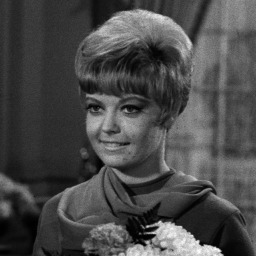
%> input picture woman1.jpg, 256 x 256 px
$ octave task2.m   (GNU Octave 9; MATLAB toolbox functions it lacks are replaced by stand-ins)
%> lines starting %> are read from the running program, lines starting %| are printed output that depends on the picture
clear;clc;
%% Read images
A = imread('woman1.jpg');
%> A is the input picture: size 256x256 uint8; min 0, max 255, mean 73.6
B = imread('woman2.jpg');
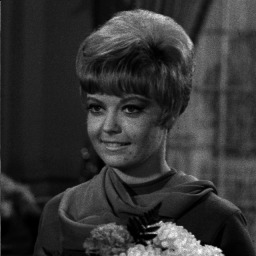
%> input picture woman2.jpg, 256 x 256 px
%> B is the input picture: size 256x256 uint8; min 0, max 255, mean 51.7
C = imread('clown1.jpg');
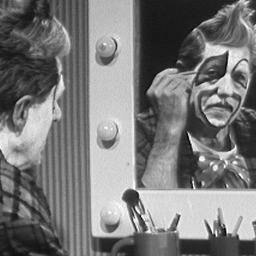
%> input picture clown1.jpg, 256 x 256 px
%> C is the input picture: size 256x256 uint8; min 2, max 255, mean 120.3
%% Histogram
h1 = imhist(A);
%> h1 = 256 values, max 1275 at index 51, min 0 at index 242, mean 256
h2 = imhist(B);
%> h2 = 256 values, max 1941 at index 30, min 0 at index 231, mean 256
%% Contrast Stretching
D = imadjust(A,stretchlim(A));
E = imadjust(B,stretchlim(B));
%% Log & Power Transformation
Ad = im2double(A);
L = Ad;
P = Ad;
c = 5;
[row,col]=size(A);
%> row = 256; col = 256
for x = 1:row
    for y = 1:col
        L(x,y)=c*log(1+Ad(x,y));
        P(x,y)=c*Ad(x,y)^2;
    end
end
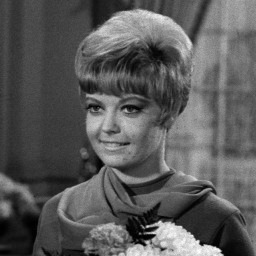
%> L: size 256x256 double; min 0, max 3.47, mean 1.23; drawn with min black and max white
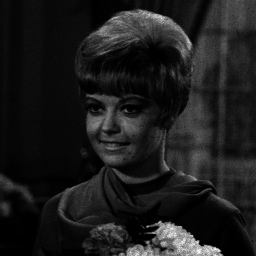
%> P: size 256x256 double; min 0, max 5, mean 0.556; drawn with min black and max white
%% Results
subplot(7,2,1);imshow(A);title('woman1');
subplot(7,2,2);stem(h1);title('woman1');
subplot(7,2,3);imshow(D);title('cs1');
subplot(7,2,4);stem(imhist(D));;title('cs1');
subplot(7,2,5);imshow(B);title('woman2');
subplot(7,2,6);stem(h2);title('woman2');
subplot(7,2,7);imshow(E);title('cs2');
subplot(7,2,8);stem(imhist(E));title('cs2');
subplot(7,2,9);imshow(A);title('woman1')
subplot(7,2,10);stem(imhist(A));title('woman1')
subplot(7,2,11);imshow(L);title('log')
%> after `imshow(L)`:
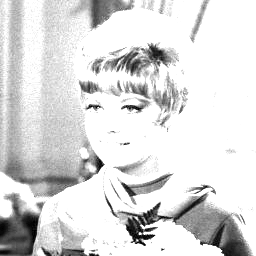
%> displayed picture: size 256x256, on the screen's scale of 0 to 255; min 0, max 255, mean 219.3
subplot(7,2,12);stem(imhist(L));title('log')
subplot(7,2,13);imshow(P);title('power')
%> after `imshow(P)`:
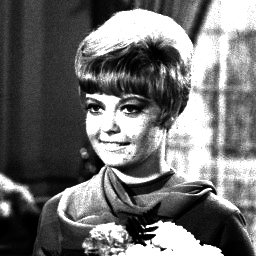
%> displayed picture: size 256x256, on the screen's scale of 0 to 255; min 0, max 255, mean 111.8
subplot(7,2,14);stem(imhist(P));title('power')
%> after `title('power')`:
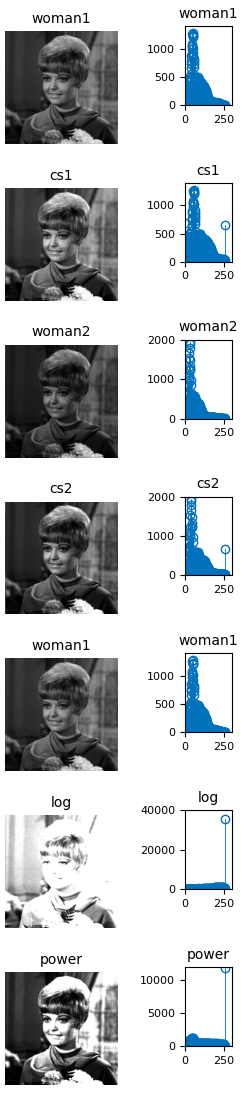
%> figure redrawn from the program's plot data, 14 panels
